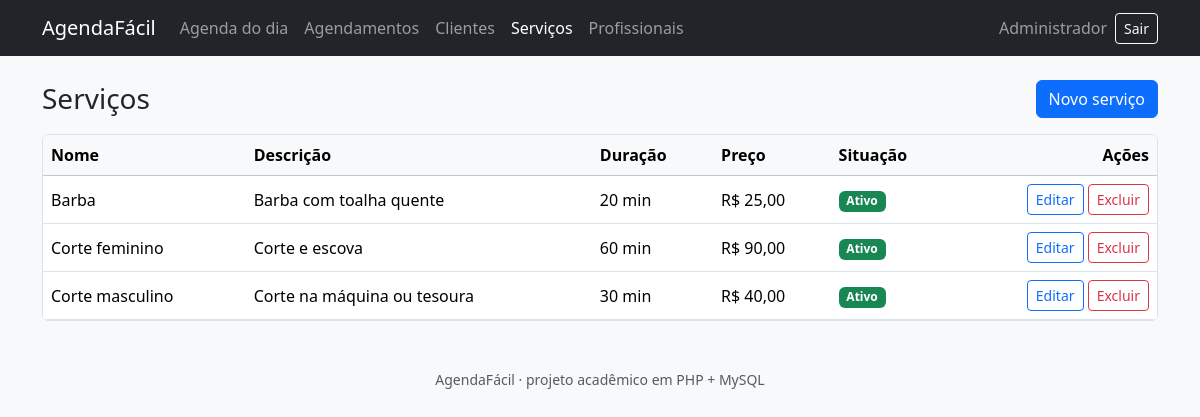
The app's page /servicos.php (signed in) with its own data.
### tables this page shows
CREATE TABLE servicos (
    id           INT UNSIGNED NOT NULL AUTO_INCREMENT,
    nome         VARCHAR(100) NOT NULL,
    descricao    VARCHAR(255) NULL,
    duracao_min  SMALLINT UNSIGNED NOT NULL,
    preco        DECIMAL(10,2) NOT NULL,
    ativo        TINYINT(1)   NOT NULL DEFAULT 1,
    PRIMARY KEY (id)
);

### app/bootstrap.php (called while the page is built, shortened)
<?php
require_once __DIR__ . '/helpers.php';
function renderizar(string $view, array $dados = []): void
{
    extract($dados);
    require __DIR__ . '/../views/layout/header.php';
    require __DIR__ . '/../views/' . $view . '.php';
    require __DIR__ . '/../views/layout/footer.php';
}

### app/helpers.php (called while the page is built, shortened)
<?php
function e(?string $texto): string
{
    return htmlspecialchars($texto ?? '', ENT_QUOTES, 'UTF-8');
}
function usuario_logado(): ?array
{
    return $_SESSION['usuario'] ?? null;
}
function fmt_moeda($valor): string
{
    return 'R$ ' . number_format((float) $valor, 2, ',', '.');
}

### app/models/BaseModel.php (called while the page is built, shortened)
<?php
abstract class BaseModel
{
    protected string $tabela;
    protected string $ordem = 'nome';
    protected PDO $db;
    public function __construct()
    {
        $this->db = Database::conectar();
    }
    public function listarTodos(): array
    {
        $sql = "SELECT * FROM {$this->tabela} ORDER BY {$this->ordem}";
        return $this->db->query($sql)->fetchAll();
    }
}

### views/servicos/lista.php (the view, shortened to what this page needs)
<div class="d-flex justify-content-between align-items-center mb-3">
    <h1 class="h3 m-0">Serviços</h1>
    <a href="servicos.php?acao=novo" class="btn btn-primary">Novo serviço</a>
</div>
<?php if (empty($servicos)): ?>
    <div class="alert alert-light border">Nenhum serviço cadastrado.</div>
<?php else: ?>
    <div class="table-responsive bg-white border rounded">
        <table class="table table-hover align-middle mb-0">
            <thead class="table-light">
                <tr>
                    <th>Nome</th>
                    <th>Descrição</th>
                    <th>Duração</th>
                    <th>Preço</th>
                    <th>Situação</th>
                    <th class="text-end">Ações</th>
                </tr>
            </thead>
            <tbody>
            <?php foreach ($servicos as $s): ?>
                <tr>
                    <td><?= e($s['nome']) ?></td>
                    <td><?= e($s['descricao']) ?></td>
                    <td><?= (int) $s['duracao_min'] ?> min</td>
                    <td><?= e(fmt_moeda($s['preco'])) ?></td>
                    <td>
                        <?php if ($s['ativo']): ?>
                            <span class="badge text-bg-success">Ativo</span>
                        <?php else: ?>
                            <span class="badge text-bg-secondary">Inativo</span>
                        <?php endif; ?>
                    </td>
                    <td class="text-end text-nowrap">
                        <a class="btn btn-sm btn-outline-primary" href="servicos.php?acao=editar&id=<?= (int) $s['id'] ?>">Editar</a>
                        <form method="post" action="servicos.php?acao=excluir" class="d-inline"
                              onsubmit="return confirm('Excluir este serviço?');">
                            <button class="btn btn-sm btn-outline-danger" type="submit">Excluir</button>
                        </form>
                    </td>
                </tr>
            <?php endforeach; ?>
            </tbody>
        </table>
    </div>
<?php endif; ?>

### servicos.php (shortened to what this page needs)
<?php
require __DIR__ . '/app/bootstrap.php';
$model = new Servico();
$acao  = $_GET['acao'] ?? 'listar';
switch ($acao) {
    default:
        renderizar('servicos/lista', ['titulo' => 'Serviços', 'servicos' => $model->listarTodos()]);
}

### views/layout/header.php (shortened to what this page needs)
<?php
$logado = usuario_logado();
$pagina = basename($_SERVER['SCRIPT_NAME']);
function item_menu(string $arquivo, string $texto, string $pagina): string
{
    $ativo = $pagina === $arquivo ? ' active' : '';
    return '<li class="nav-item"><a class="nav-link' . $ativo . '" href="' . $arquivo . '">' . $texto . '</a></li>';
}
?>
<!DOCTYPE html>
<html lang="pt-BR">
<head>
    <link href="https://cdn.jsdelivr.net/npm/bootstrap@5.3.3/dist/css/bootstrap.min.css" rel="stylesheet">
</head>
<body class="bg-light">
<nav class="navbar navbar-expand-lg navbar-dark bg-dark">
    <div class="container">
        <a class="navbar-brand" href="index.php">AgendaFácil</a>
        <?php if ($logado): ?>
            <div class="collapse navbar-collapse" id="menu">
                <ul class="navbar-nav me-auto">
                    <?= item_menu('index.php', 'Agenda do dia', $pagina) ?>
                    <?= item_menu('agendamentos.php', 'Agendamentos', $pagina) ?>
                    <?= item_menu('clientes.php', 'Clientes', $pagina) ?>
                    <?= item_menu('servicos.php', 'Serviços', $pagina) ?>
                    <?= item_menu('profissionais.php', 'Profissionais', $pagina) ?>
                </ul>
                <form action="logout.php" method="post" class="d-flex align-items-center gap-2 m-0">
                    <span class="navbar-text"><?= e($logado['nome']) ?></span>
                    <button class="btn btn-outline-light btn-sm" type="submit">Sair</button>
                </form>
            </div>
        <?php endif; ?>
    </div>
</nav>
<main class="container py-4">

### views/layout/footer.php (shortened to what this page needs)
</main>
<footer class="text-center text-muted small py-4">
    AgendaFácil · projeto acadêmico em PHP + MySQL
</footer>
</body>
</html>

### records on screen
servicos: nome "Barba", descricao "Barba com toalha quente", duracao_min "20", preco "R$ 25,00", ativo "Ativo"
servicos: nome "Corte feminino", descricao "Corte e escova", duracao_min "60", preco "R$ 90,00", ativo "Ativo"
servicos: nome "Corte masculino", descricao "Corte na máquina ou tesoura", duracao_min "30", preco "R$ 40,00", ativo "Ativo"

### other values on screen
$texto "Agenda do dia Agendamentos Clientes Serviços Profissionais"
$logado['nome'] "Administrador"
